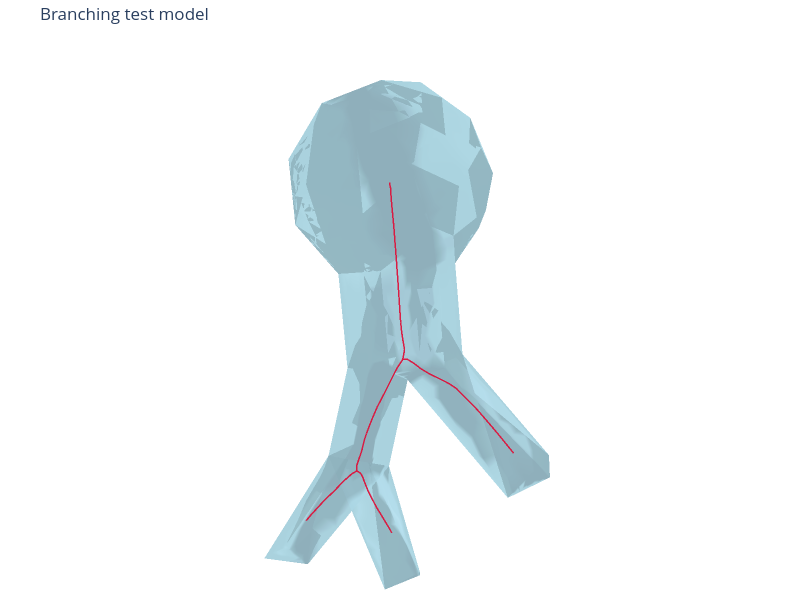

Source (notebook cell):
### Markdown cell above
## Mesh and skeleton

Load the demo mesh and its curve skeleton. The skeleton is the centerline the cable fit follows.

### Code cell
mm = MeshManager(mesh_path="../../data/demo/branching.obj")
mm.print_mesh_analysis()
raw_skeleton = SkeletonGraph.from_txt(f"../../data/demo/branching.polylines.txt")
# raw_skeleton.prune_short_branches_inplace(min_length_fraction=1)
mesh_fig, camera = visualize_mesh_3d(
    mesh=mm,
    title="Branching test model",
    skel=raw_skeleton,
    show_axes=False,
    return_camera=True,
)
mesh_fig

### Figure 1 — Plotly figure (JSON) as saved in the notebook; plotly's stock layout.template omitted (floating-point values rounded to 4 significant figures; data arrays with more than 128 entries replaced by an {"elided": "..."} marker saying what was removed)
{"data": [{"color": "lightblue", "i": {"elided": "2830 int values"}, "j": {"elided": "2830 int values"}, "k": {"elided": "2830 int values"}, "name": "Mesh", "opacity": 0.8, "type": "mesh3d", "x": {"elided": "1417 float values"}, "y": {"elided": "1417 float values"}, "z": {"elided": "1417 float values"}}, {"line": {"color": "crimson", "width": 3}, "mode": "lines", "name": "Skeleton 0", "opacity": 0.95, "showlegend": false, "type": "scatter3d", "x": {"elided": "408 float values"}, "y": {"elided": "408 float values"}, "z": {"elided": "408 float values"}}], "layout": {"autosize": false, "height": 600, "margin": {"b": 0, "l": 0, "r": 0, "t": 40}, "scene": {"aspectmode": "data", "camera": {"eye": {"x": -2.077, "y": -0.5783, "z": 0.1998}, "up": {"x": 0.1123, "y": -0.06083, "z": 0.9918}}, "xaxis": {"visible": false}, "yaxis": {"visible": false}, "zaxis": {"visible": false}}, "title": {"text": "Branching test model"}, "width": 800}}
